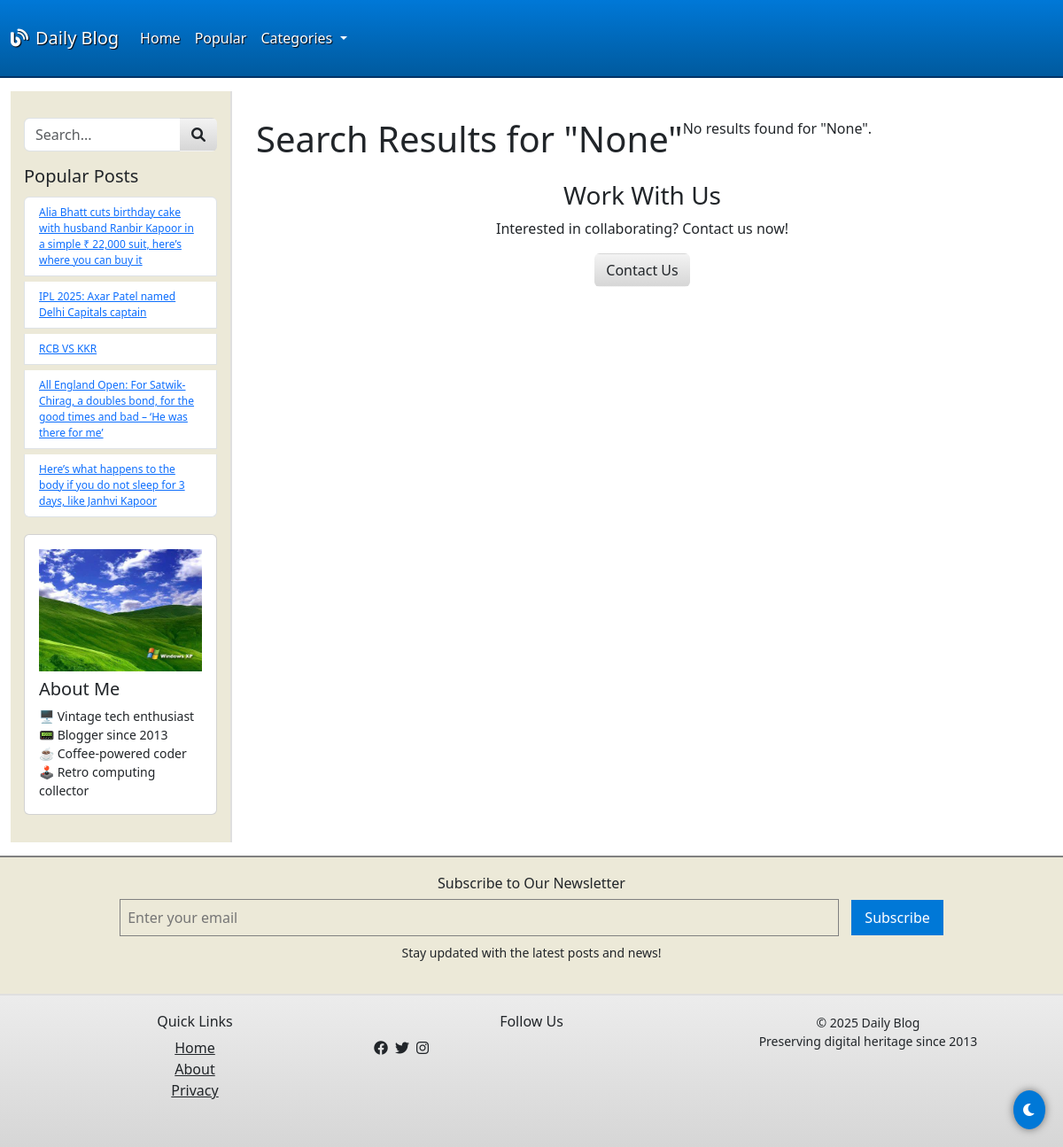
The app's page /search/, older data.
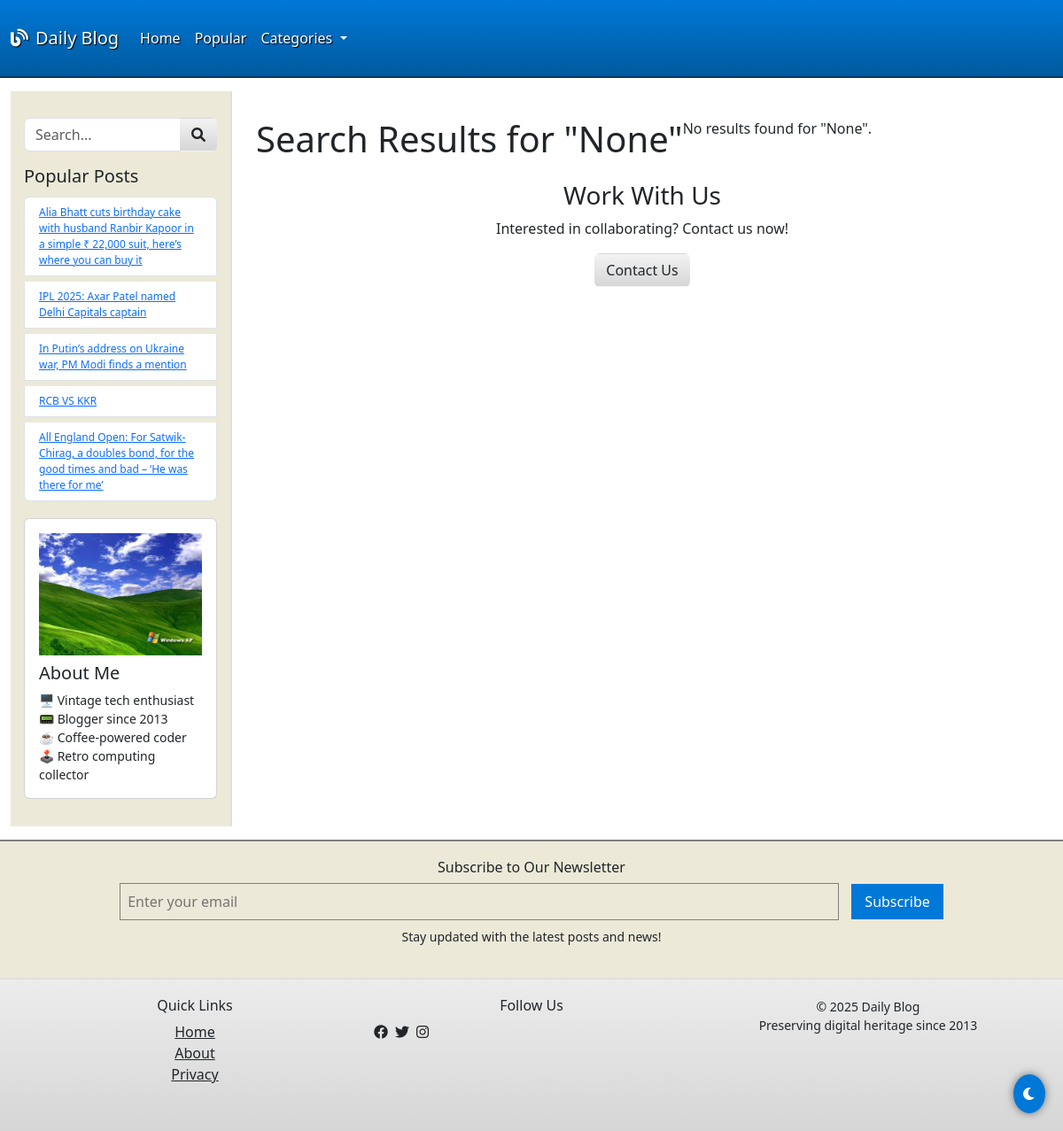
The same page, newer data.
### blogi/models.py (models this page shows, shortened)
class Post(models.Model):
    title = models.CharField(max_length=200)
    content = HTMLField()
    image = CloudinaryField('image')
    author = models.ForeignKey(User, on_delete=models.CASCADE)
    categories = models.ManyToManyField(Category)
    published_date = models.DateTimeField(default=timezone.now)
    views = models.PositiveIntegerField(default=0)  # To track post popularity
    slug = models.SlugField(unique=True, blank=True)  # Adding slug field
    featured = models.BooleanField(default=False)

### blogi/views.py (the view)
# urls.py: path('search/', search, name='search'),
def search(request):
    popular_posts = Post.objects.order_by('-views')[:5]
    categories = Category.objects.all()
    query = request.GET.get('q')
    if query:
        posts = Post.objects.filter(
            Q(title__icontains=query) | Q(content__icontains=query)
        ).distinct()
    else:
        posts = Post.objects.none()
    return render(request, 'search.html', {
        'posts': posts,
        'query': query,
        'categories':categories,
        'popular_posts':popular_posts
    })

### template/search.html (shortened to what this page needs)
{% extends 'base.html' %}
{% block content %}
<div class="container-fluid search-results-container">
    <h1 class="search-results-heading">Search Results for "{{ query }}"</h1>
    <div class="search-results-list">
        {% if posts %}
            {% for post in posts %}
                <div class="search-result">
                    <h2 class="search-result-title">
                        <a href="{% url 'post_detail' post.slug %}">{{ post.title }}</a>
                    </h2>
                    <p class="search-result-excerpt">{{ post.content| safe|truncatewords:30 }}</p>
                </div>
            {% endfor %}
        {% else %}
            <p>No results found for "{{ query }}".</p>
        {% endif %}
    </div>
</div>
{% endblock %}

### template/base.html (shortened to what the changed rows need)
<!DOCTYPE html>
{% load static %}
<html lang="en">
<head>
    <link href="https://cdn.jsdelivr.net/npm/bootstrap@5.3.0/dist/css/bootstrap.min.css" rel="stylesheet">
    <link rel="stylesheet" href="https://cdnjs.cloudflare.com/ajax/libs/font-awesome/6.0.0-beta3/css/all.min.css">
</head>
<body class="windows-xp-theme">
    <div class="container-fluid">
        <div class="sidebar ">
            <div class="sidebar-content">
                <div class="mb-3">
                    <ul class="list-group">
                        {% for post in popular_posts %}
                        <li class="list-group-item">
                            <a href="{% url 'post_detail' post.slug %}">{{ post.title }}</a>
                        </li>
                        {% endfor %}
                    </ul>
                </div>
            </div>
        </div>
        <div class="main-content">
            {% block content %}{% endblock %}
        </div>
    </div>
</body>
</html>

Row changes from the older to the newer data that the page shows:
no longer on this page (row edited): Post: title "Here’s what happens to the body if you do not sleep for 3 days, like Janhvi Kapoor"
now on this page (row edited): Post: title "In Putin’s address on Ukraine war, PM Modi finds a mention"
